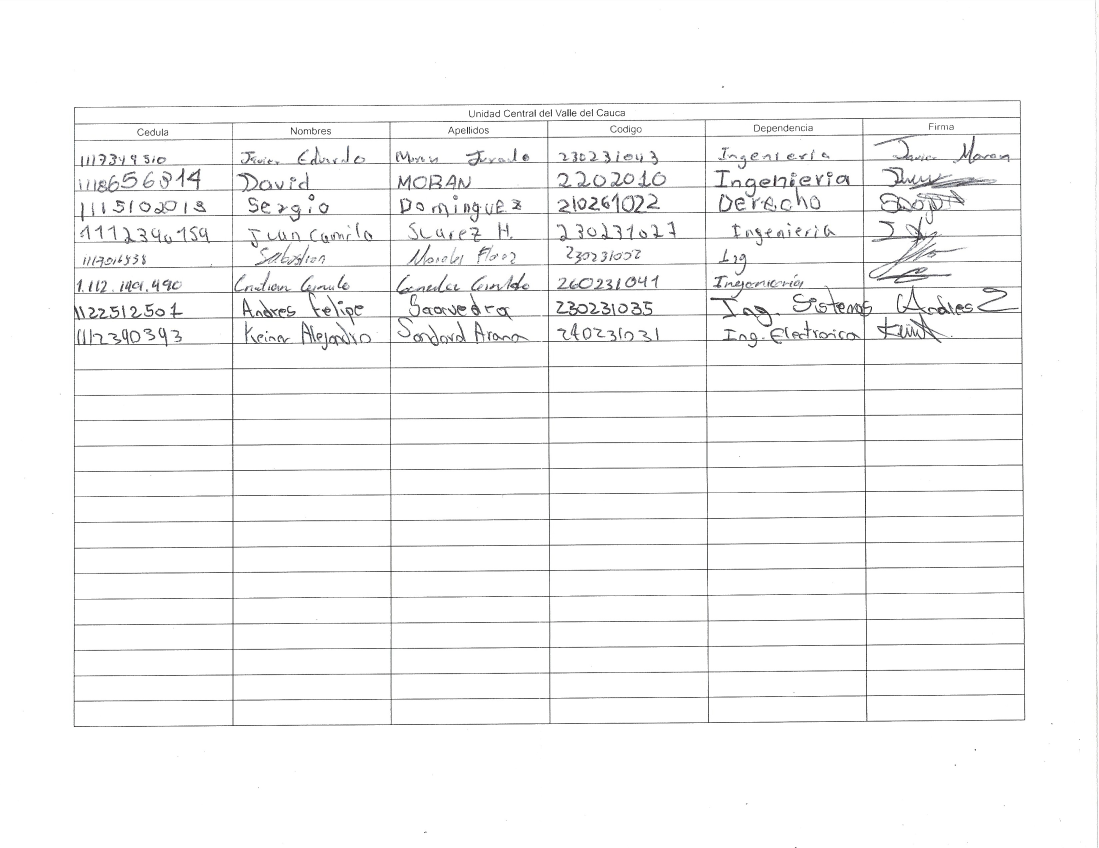
#> input picture MicroservicioPlanilla/testImages/2026-04-14_082294-1.jpg, 3296 x 2544 px (shown at 1/3 size)
$ python SignatureExtractor.py --image-path ../testImages/2026-04-14_082294-1.jpg
#> lines starting #> are read from the running program, lines starting #| are printed output that depends on the picture; after the words box and inside, x2 and y2 are one past the last pixel; in counts of white or black regions, pixels touching at a corner belong together
### MicroservicioPlanilla/PyLibs/image_preprocessing.py
import cv2
import numpy as np


# [17 lines left out: function preprocess_for_paddle, not called in this run]


def preprocess_for_ocr(img: np.ndarray, target_width: int = 1800) -> np.ndarray:
    h, w = img.shape[:2]
    if w != target_width:
        scale = target_width / w
        img = cv2.resize(img, None, fx=scale, fy=scale, interpolation=cv2.INTER_CUBIC)
    gray = cv2.cvtColor(img, cv2.COLOR_BGR2GRAY)
    clahe = cv2.createCLAHE(clipLimit=2.0, tileGridSize=(16, 16))
    gray = clahe.apply(gray)
    gray = cv2.bilateralFilter(gray, d=9, sigmaColor=45, sigmaSpace=45)
    binary = cv2.adaptiveThreshold(
        gray,
        255,
        cv2.ADAPTIVE_THRESH_GAUSSIAN_C,
        cv2.THRESH_BINARY,
        blockSize=31,
        C=18,
    )
    k = cv2.getStructuringElement(cv2.MORPH_ELLIPSE, (2, 2))
    binary = cv2.morphologyEx(binary, cv2.MORPH_OPEN, k)
    binary = cv2.dilate(binary, k, iterations=1)
    return cv2.cvtColor(binary, cv2.COLOR_GRAY2BGR)


# [6 lines left out: function enhance_for_detection, not called in this run]

### MicroservicioPlanilla/PyLibs/signature_config.py
from os import environ

import pytesseract


def configure_runtime() -> None:
    environ["FLAGS_use_mkldnn"] = "0"
    environ["MKLDNN_VERBOSE"] = "0"
    environ["FLAGS_enable_pir_api"] = "0"


def configure_tesseract(
    tesseract_cmd: str = r"C:\Program Files\Tesseract-OCR\tesseract.exe",
) -> None:
    pytesseract.pytesseract.tesseract_cmd = environ.get(
        "TESSERACT_CMD", tesseract_cmd
    )

### MicroservicioPlanilla/PyLibs/SignatureExtractor.py
import argparse
import base64
import contextlib
import io
import json
import os
import sys
from pathlib import Path

import cv2
import numpy as np

try:
    from .column_detection import find_cell_bounds, find_firma_position
    from .image_preprocessing import enhance_for_detection, preprocess_for_ocr
    from .output_utils import save_debug, save_signature_crops
    from .row_detection import detect_rows_in_column, refine_rows
    from .signature_boxes import extract_signature_boxes, merge_split_signatures
    from .signature_config import configure_runtime, configure_tesseract
except ImportError:
    from column_detection import find_cell_bounds, find_firma_position
    from image_preprocessing import enhance_for_detection, preprocess_for_ocr
    from output_utils import save_debug, save_signature_crops
    from row_detection import detect_rows_in_column, refine_rows
    from signature_boxes import extract_signature_boxes, merge_split_signatures
    from signature_config import configure_runtime, configure_tesseract

configure_runtime()
configure_tesseract()


def _log(message: str, verbose: bool) -> None:
    if verbose:
        print(message)


def _load_image(image_source) -> tuple[object | None, str]:
    if isinstance(image_source, str):
        image_path = image_source
        img_orig = cv2.imread(image_path)
        return img_orig, os.path.basename(image_path)

    if image_source is None:
        return None, "input"

    if isinstance(image_source, (bytes, bytearray)):
        np_buffer = np.frombuffer(image_source, dtype=np.uint8)
        img_orig = cv2.imdecode(np_buffer, cv2.IMREAD_COLOR)
        return img_orig, "input"

    return image_source, "input"


def extract_firma_column(
    image_source,
    target_width: int = 1800,
    save_debug_img: bool = True,
    debug_dir: str | os.PathLike[str] | None = None,
    verbose: bool = True,
):
    img_orig, image_name = _load_image(image_source)
    _log(f"\n{'-' * 55}", verbose)
    _log(f"Procesando: {image_name}", verbose)

    if img_orig is None:
        _log("  No se pudo leer", verbose)
        return None

    orig_h, orig_w = img_orig.shape[:2]
    scale = target_width / orig_w
    img_orig_scaled = cv2.resize(
        img_orig, (target_width, int(orig_h * scale)), interpolation=cv2.INTER_LINEAR
    )

    # --- Resolución reducida para OCR (pytesseract no necesita 1800 px) ---
    OCR_WIDTH = 900
    ocr_scale = OCR_WIDTH / target_width          # factor para reducir
    back_scale = target_width / OCR_WIDTH         # factor para escalar coordenadas de vuelta

    img_ocr_small = cv2.resize(
        img_orig,
        (OCR_WIDTH, int(orig_h * ocr_scale)),
        interpolation=cv2.INTER_LINEAR,
    )
    img_pre_small = preprocess_for_ocr(img_ocr_small.copy(), target_width=OCR_WIDTH)

    firma = find_firma_position(img_pre_small, verbose=verbose)
    if firma is None:
        _log("  Reintentando con original a 900 px...", verbose)
        firma = find_firma_position(img_ocr_small, verbose=verbose)

    if firma is None:
        _log("  'Firma' no encontrada", verbose)
        return None

    # Reescalar coordenadas de OCR_WIDTH → target_width
    firma = {
        **firma,
        "x":  int(firma["x"]  * back_scale),
        "y":  int(firma["y"]  * back_scale),
        "w":  int(firma["w"]  * back_scale),
        "h":  int(firma["h"]  * back_scale),
        "cx": int(firma["cx"] * back_scale),
        "cy": int(firma["cy"] * back_scale),
    }

    _log(
        f"  '{firma['text']}' pos=({firma['x']},{firma['y']}) conf={firma['conf']}",
        verbose,
    )
    bounds = find_cell_bounds(img_orig_scaled, firma, verbose=verbose)

    if save_debug_img:
        tag = os.path.splitext(image_name)[0]
        dbg_dir = (
            Path(debug_dir)
            if debug_dir is not None
            else Path(__file__).resolve().parent / "output"
        )
        os.makedirs(dbg_dir, exist_ok=True)
        save_debug(img_orig_scaled, firma, bounds, os.path.join(dbg_dir, f"{tag}_debug.jpg"))

    x1, x2 = bounds["x1"], bounds["x2"]
    y1, y2 = bounds["y1"], bounds["y2"]
    if (x2 - x1) < 30:
        _log(f"  Columna angosta ({x2 - x1}px), expandiendo", verbose)
        x2 = min(img_orig_scaled.shape[1], x1 + int(target_width * 0.20))

    firma_crop = img_orig_scaled[y1:y2, x1:x2]
    if firma_crop.size == 0:
        _log("  Recorte vacio", verbose)
        return None

    _log(f"  Recorte final: {firma_crop.shape[1]}x{firma_crop.shape[0]}px", verbose)
    return firma_crop


def extract_signatures(
    image_source,
    base_name: str | None = None,
    target_width: int = 1800,
    output_dir: str | os.PathLike[str] | None = None,
    save_debug_img: bool = True,
    save_overlay: bool = True,
    verbose: bool = True,
) -> dict:
    img_orig, image_name = _load_image(image_source)
    if base_name is None:
        base_name = Path(image_name).stem

    if output_dir is None:
        output_dir = Path(__file__).resolve().parent / "output"

    output_dir = Path(output_dir)
    paddle_out = output_dir / "test_paddle"
    os.makedirs(output_dir, exist_ok=True)
    os.makedirs(paddle_out, exist_ok=True)

    if img_orig is None:
        raise ValueError("No se pudo leer la imagen de entrada")

    firma_col = extract_firma_column(
        img_orig,
        target_width=target_width,
        save_debug_img=save_debug_img,
        debug_dir=output_dir,
        verbose=verbose,
    )
    if firma_col is None:
        return {
            "base_name": base_name,
            "signature_paths": [],
            "output_dir": str(output_dir),
        }

    row_bounds = refine_rows(detect_rows_in_column(firma_col))
    enhanced = enhance_for_detection(firma_col)
    final_signature_boxes = extract_signature_boxes(
        firma_col=firma_col, enhanced=enhanced, row_bounds=row_bounds
    )
    final_signature_boxes = merge_split_signatures(final_signature_boxes)

    out_img, crop_paths = save_signature_crops(
        base_name,
        firma_col,
        final_signature_boxes,
        output_dir=output_dir,
    )

    overlay_path = None
    if save_overlay:
        overlay_path = str(paddle_out / f"{base_name}.jpg")
        cv2.imwrite(overlay_path, out_img)

    return {
        "base_name": base_name,
        "output_dir": str(output_dir),
        "overlay_path": overlay_path,
        "signature_paths": crop_paths,
        "signature_count": len(crop_paths),
    }


def main():
    parser = argparse.ArgumentParser(description="Extractor parametrizable de firmas")
    parser.add_argument("--image-path", help="Ruta de la imagen de entrada")
    parser.add_argument(
        "--image-base64",
        help="Imagen codificada en base64. Usa '-' para leerla desde stdin.",
    )
    parser.add_argument("--output-dir", help="Directorio de salida", default=None)
    parser.add_argument(
        "--base-name", help="Nombre base para los archivos de salida", default=None
    )
    parser.add_argument("--target-width", type=int, default=1800)
    parser.add_argument("--no-debug", action="store_true")
    parser.add_argument("--no-overlay", action="store_true")
    parser.add_argument(
        "--crop-coordinates",
        help="Coordenadas para recorte manual en formato x,y,w,h",
        default=None,
    )
    args = parser.parse_args()

    if args.image_path or args.image_base64:
        try:
            if args.image_path:
                image_source = args.image_path
            else:
                image_b64 = (
                    sys.stdin.read() if args.image_base64 == "-" else args.image_base64
                )
                image_source = base64.b64decode(image_b64)

            if args.crop_coordinates:
                x, y, w, h = map(int, args.crop_coordinates.split(","))
                img_orig, _ = _load_image(image_source)
                if img_orig is None:
                    raise ValueError(
                        "No se pudo leer la imagen de entrada para recortar"
                    )

                crop = img_orig[y : y + h, x : x + w]
                if crop.size == 0:
                    raise ValueError("El recorte resulto vacio")

                out_dir_path = (
                    Path(args.output_dir)
                    if args.output_dir
                    else Path(__file__).resolve().parent / "output"
                )
                os.makedirs(out_dir_path, exist_ok=True)

                base = args.base_name if args.base_name else "custom_crop"
                out_path = out_dir_path / f"{base}.png"
                cv2.imwrite(str(out_path), crop)

                result = {
                    "base_name": base,
                    "output_dir": str(out_dir_path),
                    "signature_paths": [str(out_path)],
                    "signature_count": 1,
                }
                print(json.dumps(result, ensure_ascii=False))
                return 0

            # Fuerza salida limpia en stdout para integración con Java:
            # solo se imprime el JSON final.
            with contextlib.redirect_stdout(io.StringIO()):
                result = extract_signatures(
                    image_source=image_source,
                    base_name=args.base_name,
                    target_width=args.target_width,
                    output_dir=args.output_dir,
                    save_debug_img=not args.no_debug,
                    save_overlay=not args.no_overlay,
                    verbose=False,
                )
#> in _load_image, img_orig is the input picture: shape (2544, 3296, 3); mean B, G, R 247.6, 247.5, 247.5
#> in extract_signatures, `img_orig, image_name = _load_image(image_source)`: image_name = '2026-04-14_082294-1.jpg'
#> in extract_signatures, `base_name = Path(image_name).stem`: base_name = '2026-04-14_082294-1'
#> in extract_firma_column, `img_orig, image_name = _load_image(image_source)`: image_name = 'input'
#> in extract_firma_column, `img_orig_scaled = cv2.resize( img_orig, (target_width, int(orig_h * sc..`:
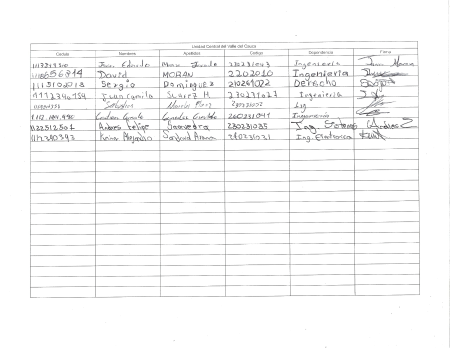
#> img_orig_scaled: shape (1389, 1800, 3) (shown at 1/4 size); mean B, G, R 247.6, 247.5, 247.5
#> in extract_firma_column, `img_ocr_small = cv2.resize( img_orig, (OCR_WIDTH, int(orig_h * ocr_sca..`:
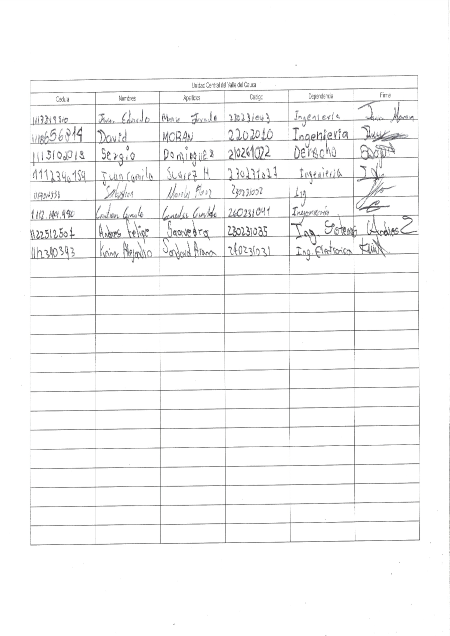
#> img_ocr_small: shape (1272, 900, 3) (shown at 1/2 size); mean B, G, R 247.6, 247.6, 247.6
#> in preprocess_for_ocr, `binary = cv2.adaptiveThreshold( gray, 255, cv2.ADAPTIVE_THRESH_GAUSSIA..`:
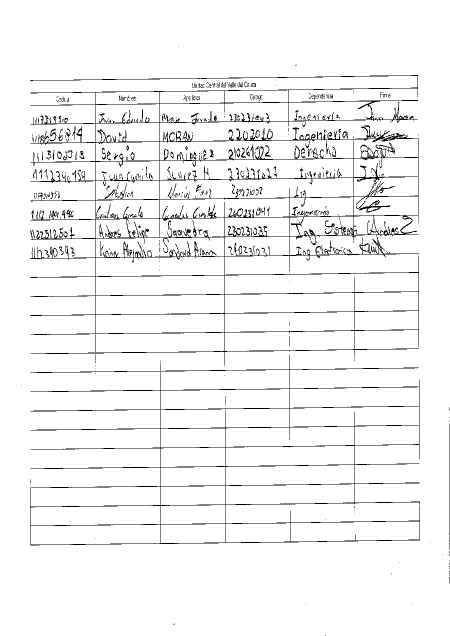
#> binary: shape (1272, 900) (shown at 1/2 size); 95.4% white; black in thin lines or dots, all inside (x1, y1, x2, y2) = (43, 93, 899, 1272)
#> in preprocess_for_ocr, `binary = cv2.morphologyEx(binary, cv2.MORPH_OPEN, k)`:
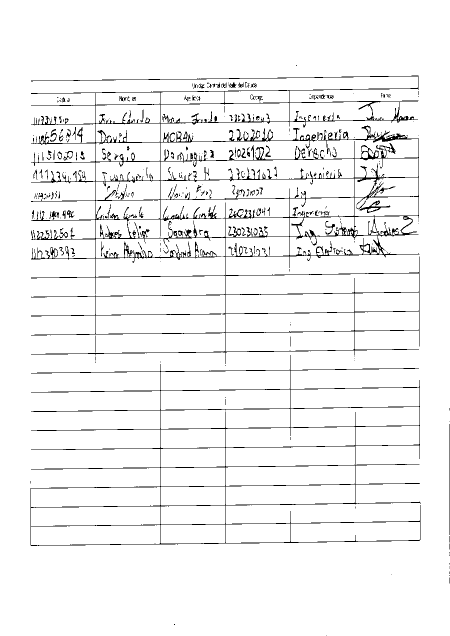
#> binary: shape (1272, 900) (shown at 1/2 size); 95.3% white; black in thin lines or dots, all inside (x1, y1, x2, y2) = (61, 130, 900, 1272)
#> in preprocess_for_ocr, `binary = cv2.dilate(binary, k, iterations=1)`:
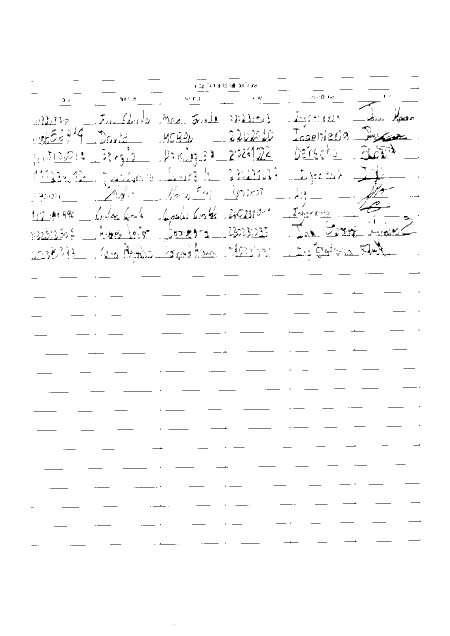
#> binary: shape (1272, 900) (shown at 1/2 size); 98.4% white; black in thin lines or dots, all inside (x1, y1, x2, y2) = (62, 152, 841, 1250)
            print(json.dumps(result, ensure_ascii=False))
            return 0
        except Exception as exc:
            error_payload = {"error": str(exc), "signature_paths": []}
            print(json.dumps(error_payload, ensure_ascii=False))
            return 1

    script_dir = os.path.dirname(os.path.abspath(__file__))
    test_dir = os.path.join(script_dir, "..", "testImages")
    out_dir = os.path.join(script_dir, "output")
    cols_dir = os.path.join(script_dir, "cols")
    paddle_out = os.path.join(out_dir, "test_paddle")

    os.makedirs(out_dir, exist_ok=True)
    os.makedirs(cols_dir, exist_ok=True)
    os.makedirs(paddle_out, exist_ok=True)

    image_paths = []
    for i in range(1, 7):
        path = os.path.join(test_dir, f"test{i}.jpg")
        if os.path.exists(path):
            image_paths.append(path)

    try:
        for path in image_paths:
            print(f"\n{'-' * 55}\nProcesando: {path}")
            result = extract_signatures(
                image_source=path,
                target_width=1800,
                save_debug_img=True,
                save_overlay=True,
                verbose=True,
            )
            print(f"  Encontradas {result.get('signature_count', 0)} firmas")
    except Exception as e:
        print(f"\nError al procesar: {e}")
        import traceback

        traceback.print_exc()
        return 1

    return 0


if __name__ == "__main__":
#> (the run stopped early here; a loop or call above may not have finished)

$ run again, on MicroservicioPlanilla/testImages/2026-04-14_082294-3.jpg
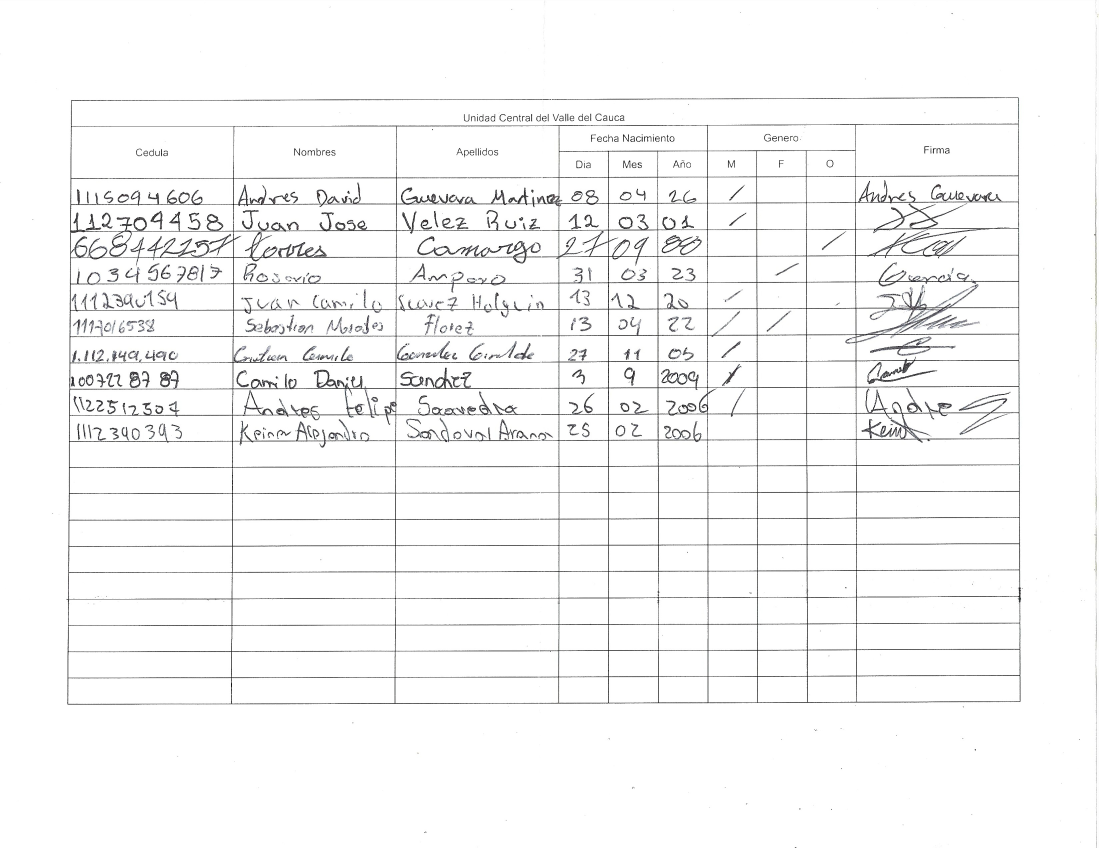
#> input picture MicroservicioPlanilla/testImages/2026-04-14_082294-3.jpg, 3296 x 2544 px (shown at 1/3 size)
#> in _load_image, img_orig is the input picture: shape (2544, 3296, 3); mean B, G, R 246.8, 246.7, 246.7
#> in extract_signatures, `img_orig, image_name = _load_image(image_source)`: image_name = '2026-04-14_082294-3.jpg'
#> base_name = '2026-04-14_082294-3'
#> in extract_firma_column, `img_orig, image_name = _load_image(image_source)`: image_name = 'input'
#> in preprocess_for_ocr, `binary = cv2.adaptiveThreshold( gray, 255, cv2.ADAPTIVE_THRESH_GAUSSIA..`:
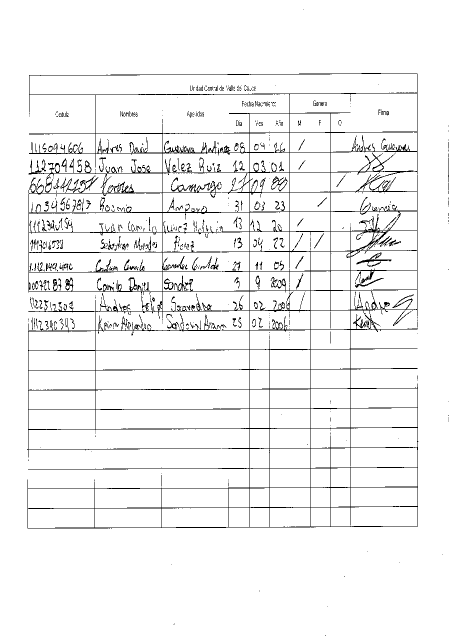
#> binary: shape (1272, 900) (shown at 1/2 size); 95.1% white; black in thin lines or dots
#> in preprocess_for_ocr, `binary = cv2.dilate(binary, k, iterations=1)`:
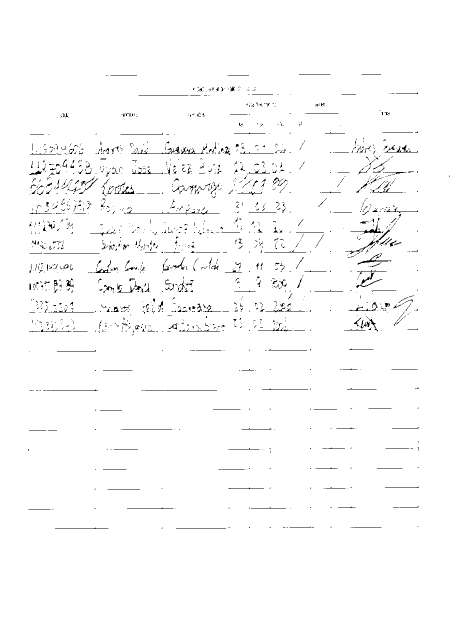
#> binary: shape (1272, 900) (shown at 1/2 size); 98.3% white; black in thin lines or dots, all inside (x1, y1, x2, y2) = (56, 148, 899, 1058)
